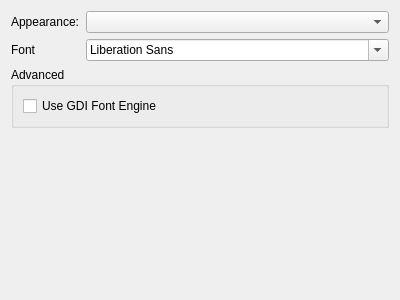
<?xml version="1.0" encoding="UTF-8"?>
<ui version="4.0">
 <class>WdgPreferencesPageAppearance</class>
 <widget class="QWidget" name="WdgPreferencesPageAppearance">
  <property name="geometry">
   <rect>
    <x>0</x>
    <y>0</y>
    <width>400</width>
    <height>300</height>
   </rect>
  </property>
  <property name="windowTitle">
   <string>Form</string>
  </property>
  <layout class="QVBoxLayout" name="verticalLayout_2">
   <item>
    <layout class="QFormLayout" name="formLayout">
     <item row="0" column="0">
      <widget class="QLabel" name="lAppearance">
       <property name="text">
        <string>Appearance:</string>
       </property>
      </widget>
     </item>
     <item row="0" column="1">
      <widget class="QComboBox" name="cbAppearance"/>
     </item>
     <item row="1" column="0">
      <widget class="QLabel" name="lFont">
       <property name="text">
        <string>Font</string>
       </property>
      </widget>
     </item>
     <item row="1" column="1">
      <widget class="QFontComboBox" name="fcbFont"/>
     </item>
    </layout>
   </item>
   <item>
    <widget class="QGroupBox" name="gbAdvanced">
     <property name="title">
      <string>Advanced</string>
     </property>
     <layout class="QVBoxLayout" name="verticalLayout">
      <item>
       <widget class="QCheckBox" name="cbGDIEngine">
        <property name="text">
         <string>Use GDI Font Engine</string>
        </property>
       </widget>
      </item>
     </layout>
    </widget>
   </item>
   <item>
    <spacer name="verticalSpacer">
     <property name="orientation">
      <enum>Qt::Orientation::Vertical</enum>
     </property>
     <property name="sizeHint" stdset="0">
      <size>
       <width>20</width>
       <height>159</height>
      </size>
     </property>
    </spacer>
   </item>
  </layout>
 </widget>
 <resources/>
 <connections/>
</ui>
